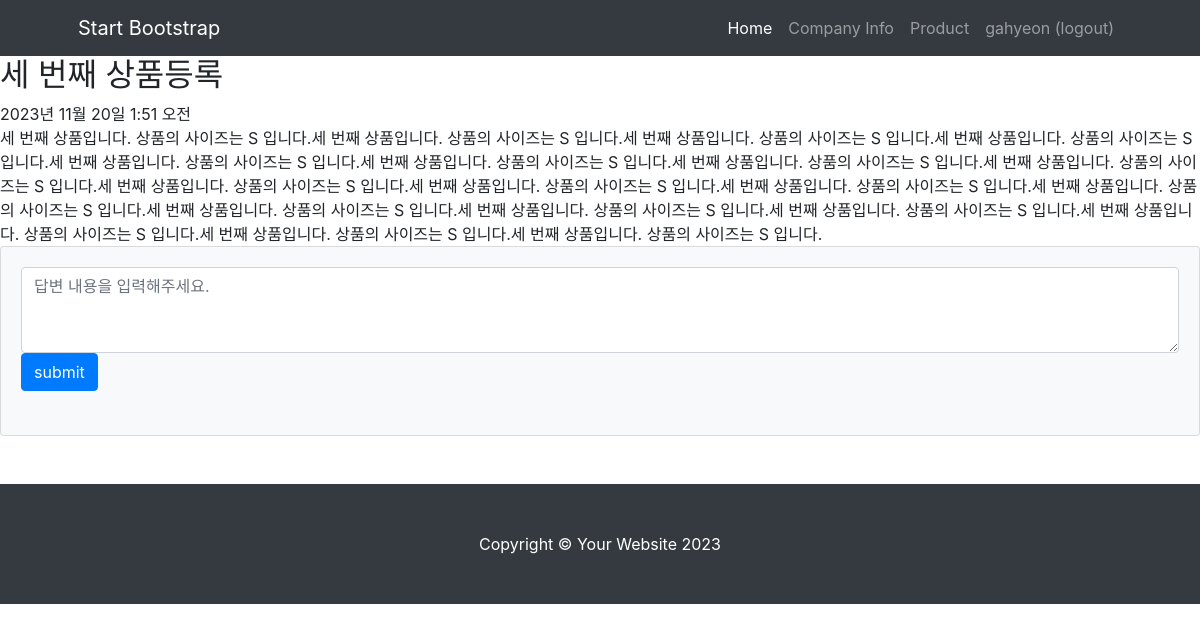
The page /promote/3/ (signed in) on the database as committed earlier.
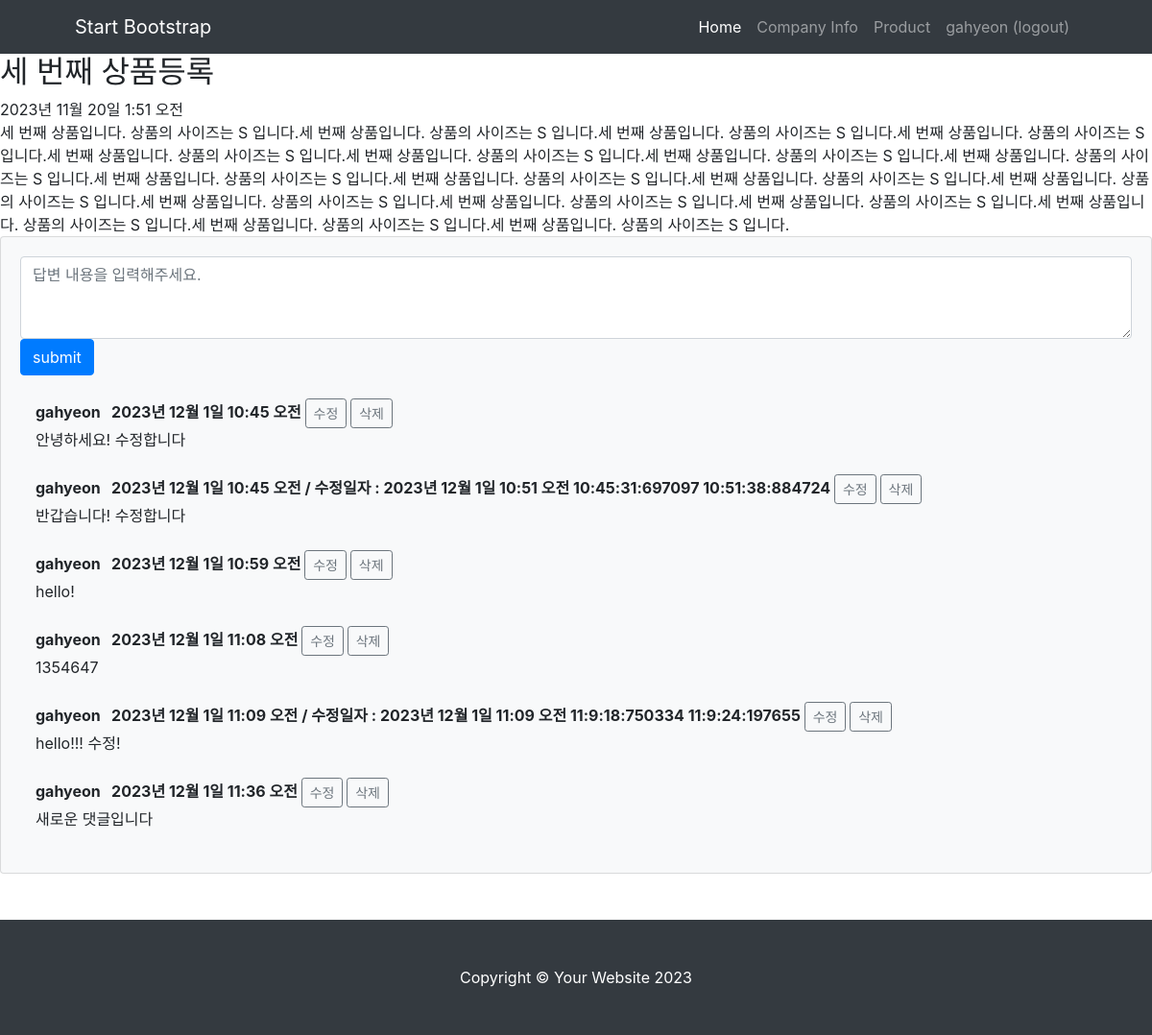
The same page on the database as committed later.
### promote/models.py (models this page shows)
class Comment(models.Model):
    author = models.ForeignKey(User, on_delete=models.CASCADE)
    content_list = models.ForeignKey(MainContent, on_delete=models.CASCADE)
    content = models.TextField()
    create_date = models.DateTimeField(auto_now_add=True)
    modify_date = models.DateTimeField(auto_now=True)

### promote/views.py (the view)
# urls.py: path('<int:content_id>/', views.detail, name='detail'), # /promote/content_id 로 views.py의 detail() 연결, name을 작성하여 .html url 연동에서 하드코딩 방지
def detail(request, content_id):
    content_list = get_object_or_404(MainContent, pk=content_id)
    context = {'content_list': content_list}
    return render(request, 'promote/content_detail.html', context)

### templates/promote/content_detail.html (shortened to what this page needs)
{% extends 'base.html' %}
{% block content %}
<h2>{{ content_list.title }}</h2>
<div>
    {{content_list.pub_date}}<br>
    {{content_list.content}}
</div>
<section class="mb-5">
    <div class="card bg-light">
        <div class="card-body">
            <form method="post" class="mb-4" action="{% url 'comment_create' content_list.id %}">
                <textarea id="content" name="content" class="form-control" rows="3" placeholder="답변 내용을 입력해주세요."></textarea>
                <button type="submit" class="btn btn-primary">submit</button>
            </form>
            {% for comment in content_list.comment_set.all %}
            <div class="d-flex">
                <div class="ms-3">
                    <div class="fw-bold">
                        {{comment.author.username}} &nbsp {{comment.create_date}}
                        {% if comment.create_date.second != comment.modify_date.second %}
                        / 수정일자 : {{comment.modify_date}}
                        {{comment.create_date.hour}}:{{comment.create_date.minute}}:{{comment.create_date.second}}:{{comment.create_date.microsecond}}
                        {{comment.modify_date.hour}}:{{comment.modify_date.minute}}:{{comment.modify_date.second}}:{{comment.modify_date.microsecond}}
                        {% endif %}
                        {% if request.user == comment.author %}
                            <a href="{% url 'comment_update' comment.id %}" class="btn btn-sm btn-outline-secondary">수정</a>
                            <a href="{% url 'comment_delete' comment.id %}" class="btn btn-sm btn-outline-secondary">삭제</a>
                        {% endif %}
                    </div>
                    {{comment.content}}
                </div>
            </div>
            <br/>
            {% endfor %}
        </div>
    </div>
</section>
{% endblock %}

Rows that differ between the two databases and show on the page:
added Comment: author.username "gahyeon", create_date "2023년 12월 1일 10:45 오전", shows "수정", content "안녕하세요! 수정합니다"
added Comment: author.username "gahyeon", create_date "2023년 12월 1일 10:45 오전", modify_date "2023년 12월 1일 10:51 오전", create_date.hour "10", create_date.minute "45", create_date.second "31", create_date.microsecond "697097", modify_date.hour "10", modify_date.minute "51", modify_date.second "38", modify_date.microsecond "884724", shows "수정", content "반갑습니다! 수정합니다"
added Comment: author.username "gahyeon", create_date "2023년 12월 1일 10:59 오전", shows "수정", content "hello!"
added Comment: author.username "gahyeon", create_date "2023년 12월 1일 11:08 오전", shows "수정", content "1354647"
added Comment: author.username "gahyeon", create_date "2023년 12월 1일 11:09 오전", modify_date "2023년 12월 1일 11:09 오전", create_date.hour "11", create_date.minute "9", create_date.second "18", create_date.microsecond "750334", modify_date.hour "11", modify_date.minute "9", modify_date.second "24", modify_date.microsecond "197655", shows "수정", content "hello!!! 수정!"
added Comment: author.username "gahyeon", create_date "2023년 12월 1일 11:36 오전", shows "수정", content "새로운 댓글입니다"
